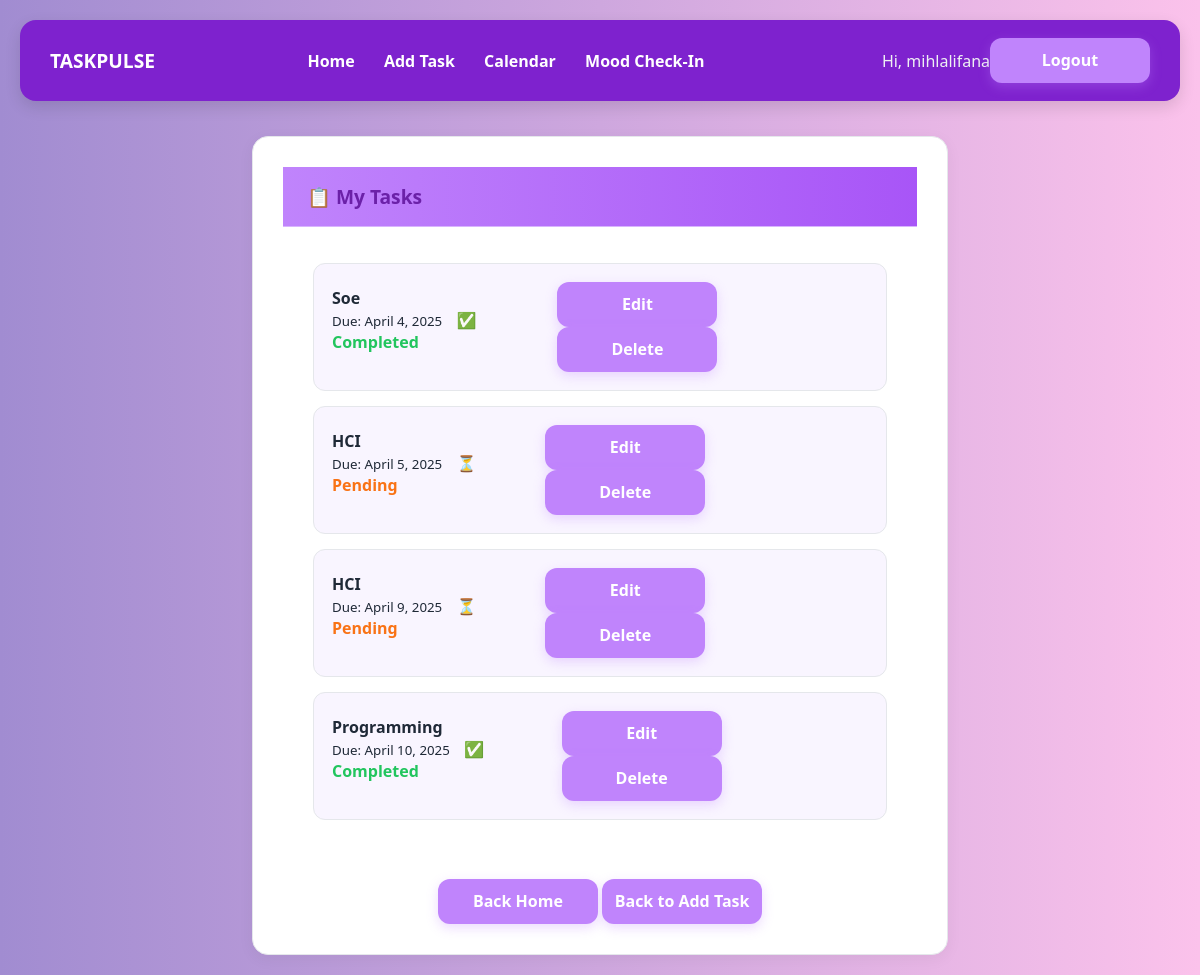
Page /tasks/task-list/ (signed in) on the committed database.
### tasks/models.py (models this page shows, shortened)
class CustomUser(AbstractUser):
    student_number = models.CharField(max_length=15, unique=True)

class Assignment(models.Model):
    title = models.CharField(max_length=200)
    description = models.TextField()
    due_date = models.DateField()
    completed = models.BooleanField(default=False)
    user = models.ForeignKey(CustomUser, on_delete=models.CASCADE)
    reminder_date = models.DateField(null=True, blank=True)
    completed_date = models.DateField(null=True, blank=True)
    class Meta:
        ordering = ['due_date']

### tasks/views.py (the view)
# urls.py: path('task-list/', views.task_list, name='task_list'),
def task_list(request):
    assignments = Assignment.objects.filter(user=request.user)
    return render(request, 'main/task_list.html', {'assignments': assignments})

### templates/main/task_list.html
{% extends "base.html" %}
{% load static %}
{% block content %}
<link rel="stylesheet" href="{% static 'stylesss.css' %}">
<div class="task-container">
    <div class="card-header">📋 My Tasks</div>
    <div class="card-content">
        {% if assignments %}
            <ul>
                {% for assignment in assignments %}
                    <li>
                        <div class="task-info">
                            <strong>{{ assignment.title }}</strong>
                            <br>
                            <small>Due: {{ assignment.due_date }}</small>
                            <span class="status {% if assignment.completed %}completed{% else %}pending{% endif %}">
                                {% if assignment.completed %}
                                    ✅ Completed
                                {% else %}
                                    ⏳ Pending
                                {% endif %}
                            </span>
                        </div>
                        <div class="actions">
                            <a href="{% url 'edit_task' assignment.id %}" class="btn edit-btn">Edit</a>
                            <a href="{% url 'delete_task' assignment.id %}" class="btn delete-btn"
                               onclick="return confirm('Are you sure you want to delete this task?');">Delete</a>
                        </div>
                    </li>
                {% endfor %}
            </ul>
        {% else %}
            <p style="text-align: center; color: #777;">No tasks added yet.</p>
        {% endif %}
    </div>
    <div class="navigation-buttons" style="text-align: center; margin-top: 20px;">
        <a href="{% url 'home' %}" class="btn home-btn">Back Home</a>
        <a href="{% url 'add_task' %}" class="btn add-task-btn">Back to Add Task</a>
    </div>
</div>
{% endblock %}

### templates/base.html (shortened to what this page needs)
{% load static %}
<head>
    <link rel="stylesheet" href="{% static 'stylesss.css' %}">
</head>
<body>
    <nav class="navbar">
        <div class="nav-left">
            <span class="project-name">TASKPULSE</span>
        </div>
        <div class="nav-center">
            <a href="{% url 'home' %}" class="{% if request.resolver_match.url_name == 'home' %}active{% endif %}">Home</a>
            <a href="{% url 'add_task' %}" class="{% if request.resolver_match.url_name == 'add_task' %}active{% endif %}">Add Task</a>
            <a href="{% url 'calendar' %}" class="{% if request.resolver_match.url_name == 'calendar' %}active{% endif %}">Calendar</a>
            <a href="{% url 'mood_checkin' %}" class="{% if request.resolver_match.url_name == 'mood_checkin' %}active{% endif %}">Mood Check-In</a>
        </div>
        {% if user.is_authenticated %}
        <div class="nav-right">
            <span style="color: #eff1f3;">Hi, {{ user.username }}</span>
            <form action="{% url 'logout' %}" method="post" class="inline-logout" onsubmit="return confirm('Log out?');">
                <button type="submit" class="logout-link">Logout</button>
            </form>
        </div>
        {% else %}
        <div class="nav-right">
            <a href="{% url 'login' %}">Login</a>
            <a href="{% url 'register' %}">Register</a>
        </div>
        {% endif %}
    </nav>
    <main>
        {% block content %}
        {% endblock %}
    </main>
</body>

### static/stylesss.css (style rules this page uses)
* { box-sizing: border-box; margin: 0; padding: 0; font-family: 'Segoe UI', Tahoma, Geneva, Verdana, sans-serif; }
body { background: linear-gradient(to right, #a18cd1, #fbc2eb); color: #1f2937; padding: 20px; }
.navbar { background-color: #7e22ce; padding: 18px 30px; display: flex; justify-content: space-between; align-items: center; border-radius: 16px; margin-bottom: 35px; box-shadow: 0 6px 16px rgba(0, 0, 0, 0.12); }
.navbar .project-name { font-weight: bolder; color: white; font-size: larger; }
.navbar a { color: #ffffff; margin-right: 25px; text-decoration: none; font-weight: 600; font-size: 1rem; transition: opacity 0.3s ease; }
.navbar .nav-right { display: flex; align-items: center; }
.btn, .logout-link, button[type="submit"], .actions .btn, .dashboard-item a { display: inline-block; width: 160px; height: 45px; background-color: #c084fc; color: white; text-align: center; text-decoration: none; border: none; border-radius: 12px; font-weight: 600; font-size: 1rem; cursor: pointer; transition: all 0.3s ease; line-height: 45px; box-shadow: 0 4px 12px rgba(192, 132, 252, 0.3); }
.task-container, .progress-container, .form-container, .card-container, .calendar-container { background-color: #ffffff; padding: 30px; border-radius: 20px; margin-bottom: 30px; box-shadow: 0 4px 15px rgba(0, 0, 0, 0.06); }
.task-info { margin-bottom: 15px; }
ul { list-style-type: none; padding-left: 0; }
li { padding: 18px; margin-bottom: 15px; border: 1px solid #e5e7eb; border-radius: 12px; background-color: #f9f5ff; display: flex; justify-content: space-between; align-items: center; transition: background-color 0.3s ease; }
.status { margin-left: 10px; font-weight: 600; }
.status.completed { color: #22c55e; }
.status.pending { color: #f97316; }
.form-container , .task-container, .progress-container, .calendar-container, .card-container, .home-container { width: 60%; margin: 0 auto; padding: 30px; border: 1px solid #e5e7eb; border-radius: 16px; background-color: #ffffff; box-shadow: 0 4px 16px rgba(0, 0, 0, 0.05); }
.card-header { background: linear-gradient(to right, #c084fc, #a855f7); color: white; padding: 16px 24px; font-weight: 700; font-size: 1.2rem; border-bottom: 1px solid #d8b4fe; }
.card-content { padding: 24px 30px; }
.card-header { font-size: 1.2em; font-weight: bold; margin-bottom: 12px; color: #6b21a8; }
.card-content { flex: 1; display: flex; flex-direction: column; }
.card-content .btn { margin-top: auto; text-align: center; }

### rows in the picture
CustomUser: username "mihlalifana"
Assignment: title "Soe", due_date "April 4, 2025", completed "✅ Completed"
Assignment: title "HCI", due_date "April 5, 2025", completed "⏳ Pending"
Assignment: title "HCI", due_date "April 9, 2025", completed "⏳ Pending"
Assignment: title "Programming", due_date "April 10, 2025", completed "✅ Completed"
